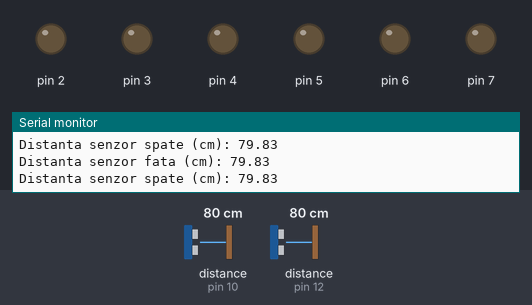
This sketch was run on a simulated Arduino Uno, built with avr-gcc and run on an emulated ATmega328P. Shown: output pins drawn as LEDs (lit = HIGH), the last lines printed to the serial monitor. Wiring (inferred from the names in the program): 2 × ultrasonic range finder: trigger pin 9, echo pin 12 / trigger pin 11, echo pin 10. The test bench sets the inputs (shaded band); at power-on: distance to the obstacle (sensors on pin 10, pin 12) 80 cm. The echo pulse lasts 58.3 µs per cm; pins used as bus, display or sensor lines are not drawn.

Above: at 1.0 s.
1.1 s: distance to the obstacle (sensor on pin 10) set to 28 cm
2.6 s: distance to the obstacle (sensor on pin 10) set to 23 cm
At 3.6 s:
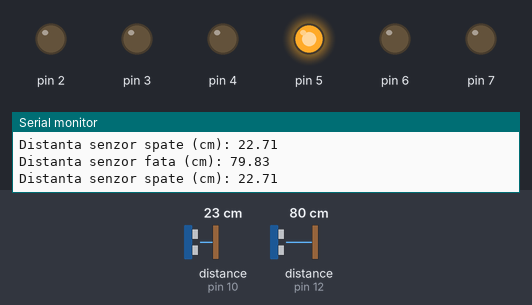
4.2 s: distance to the obstacle (sensor on pin 12) set to 28 cm
5.7 s: distance to the obstacle (sensor on pin 12) set to 24 cm
At 7.0 s:
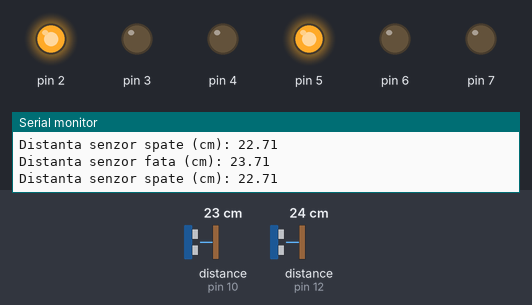
7.3 s: distance to the obstacle (sensor on pin 10) set to 2 cm
At 8.0 s:
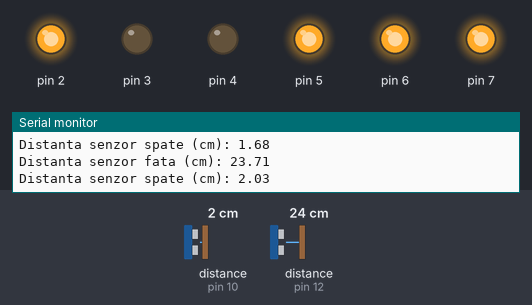
9.0 s: distance to the obstacle (sensor on pin 12) set to 22 cm
10.5 s: distance to the obstacle (sensor on pin 12) set to 18 cm
At 11.8 s:
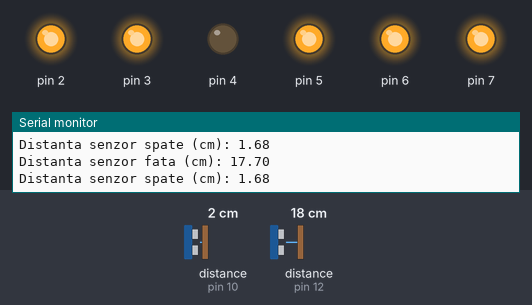
Timing chart, 0 to 53.0 s (numbered marks = the images above; inputs shaded):
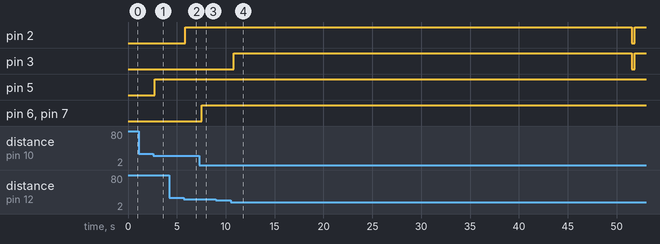

Measured:
- the behaviour switches between 26 and 25 cm on distance to the obstacle (sensor on pin 10) (found by bisection; images 0 and 1)
- the behaviour switches between 26 and 25 cm on distance to the obstacle (sensor on pin 12) (found by bisection; images 1 and 2)
- the behaviour switches between 21 and 20 cm on distance to the obstacle (sensor on pin 12) (found by bisection; images 3 and 4)
- after the input at 2.6 s, pin 5: LOW → HIGH after 0.11 s
- after the input at 5.7 s, pin 2: LOW → HIGH after 0.18 s
- after the input at 7.3 s, pin 6, pin 7: LOW → HIGH after 0.23 s
- after the input at 10.5 s, pin 2: HIGH → LOW after 41.1 s, → HIGH 0.30 s later; pin 3: LOW → HIGH after 0.33 s, → LOW 40.7 s later, → HIGH 0.30 s later

The sketch:

cod_semafor.ino
```cpp
#include <Arduino_FreeRTOS.h>
#include <semphr.h>

const int trigPin1 = 9;
const int echoPin1 = 12;
const int trigPin2 = 11;
const int echoPin2 = 10;

float distance1, distance2;
unsigned long duration1, duration2;

SemaphoreHandle_t distanceSemaphore;  // Semafor pentru protejarea variabilelor de distanță

void setup() {
  Serial.begin(9600);

  pinMode(trigPin1, OUTPUT);
  pinMode(echoPin1, INPUT);
  pinMode(trigPin2, OUTPUT);
  pinMode(echoPin2, INPUT);

  pinMode(2, OUTPUT);
  pinMode(3, OUTPUT);
  pinMode(4, OUTPUT);
  pinMode(5, OUTPUT);
  pinMode(6, OUTPUT);
  pinMode(7, OUTPUT);

  // Creare semafor pt protejarea variabilele globale partajate
  distanceSemaphore = xSemaphoreCreateMutex();

  xTaskCreate(sensorTask1,  "SensorTask1",  100, NULL, 1, NULL);
  xTaskCreate(sensorTask2,  "SensorTask2",  100, NULL, 1, NULL);
  xTaskCreate(controlTask1, "ControlTask1", 100, NULL, 2, NULL);
  xTaskCreate(controlTask2, "ControlTask2", 100, NULL, 2, NULL);
  xTaskCreate(sendDataTask, "SendDataTask", 100, NULL, 2, NULL);

  vTaskStartScheduler();
}

void loop() {
}

static void sensorTask1(void* pvParameters) {
  while (1) {
    digitalWrite(trigPin1, HIGH);
    delayMicroseconds(10);
    digitalWrite(trigPin1, LOW);

    duration1 = pulseIn(echoPin1, HIGH);

    // Utilizare semafor pentru a proteja variabila de distanță partajată
    if (xSemaphoreTake(distanceSemaphore, portMAX_DELAY)) {
      distance1 = (duration1 / 2) / 29.1;
      xSemaphoreGive(distanceSemaphore);
    }

    vTaskDelay(250 / portTICK_PERIOD_MS);
  }
}

static void sensorTask2(void* pvParameters) {
  while (1) {
    digitalWrite(trigPin2, HIGH);
    delayMicroseconds(10);
    digitalWrite(trigPin2, LOW);

    duration2 = pulseIn(echoPin2, HIGH);

    // Utilizare semafor
    if (xSemaphoreTake(distanceSemaphore, portMAX_DELAY)) {
      distance2 = (duration2 / 2) / 29.1;
      xSemaphoreGive(distanceSemaphore);
    }

    vTaskDelay(250 / portTICK_PERIOD_MS);
  }
}

static void controlTask1(void* pvParameters) {
  while (1) {
    // Utilizare semafor
    if (xSemaphoreTake(distanceSemaphore, portMAX_DELAY)) {
      if (distance1 > 25) {
        digitalWrite(4, LOW);
        digitalWrite(3, LOW);
        digitalWrite(2, LOW);
      } else if (distance1 < 25 && distance1 >= 20) {
        digitalWrite(4, LOW);
        digitalWrite(3, LOW);
        digitalWrite(2, HIGH);
      } else if (distance1 <= 20 && distance1 >= 10) {
        digitalWrite(4, LOW);
        digitalWrite(3, HIGH);
        digitalWrite(2, HIGH);
      } else if (distance1 < 10 && distance1 > 0) {
        digitalWrite(4, HIGH);
        digitalWrite(3, HIGH);
        digitalWrite(2, HIGH);
      }
      xSemaphoreGive(distanceSemaphore);
    }

    vTaskDelay(150 / portTICK_PERIOD_MS);
  }
}

static void controlTask2(void* pvParameters) {
  while (1) {
    // Utilizare semafor
    if (xSemaphoreTake(distanceSemaphore, portMAX_DELAY)) {
      if (distance2 > 25) {
        digitalWrite(7, LOW);
        digitalWrite(6, LOW);
        digitalWrite(5, LOW);
      } else if (distance2 < 25 && distance2 >= 20) {
        digitalWrite(7, LOW);
        digitalWrite(6, LOW);
        digitalWrite(5, HIGH);
      } else if (distance2 <= 20 && distance2 >= 10) {
        digitalWrite(7, LOW);
        digitalWrite(6, HIGH);
        digitalWrite(5, HIGH);
      } else if (distance2 < 10 && distance2 > 0) {
        digitalWrite(7, HIGH);
        digitalWrite(6, HIGH);
        digitalWrite(5, HIGH);
      }
      xSemaphoreGive(distanceSemaphore);
    }

    vTaskDelay(150 / portTICK_PERIOD_MS);
  }
}

static void sendDataTask(void* pvParameters) {
  while (1) {
    // Send distance data to HC-05 module
    Serial.print("Distanta senzor fata (cm): ");
    Serial.println(distance1);
    Serial.print("Distanta senzor spate (cm): ");
    Serial.println(distance2);

    vTaskDelay(150 / portTICK_PERIOD_MS);
  }
}
```
